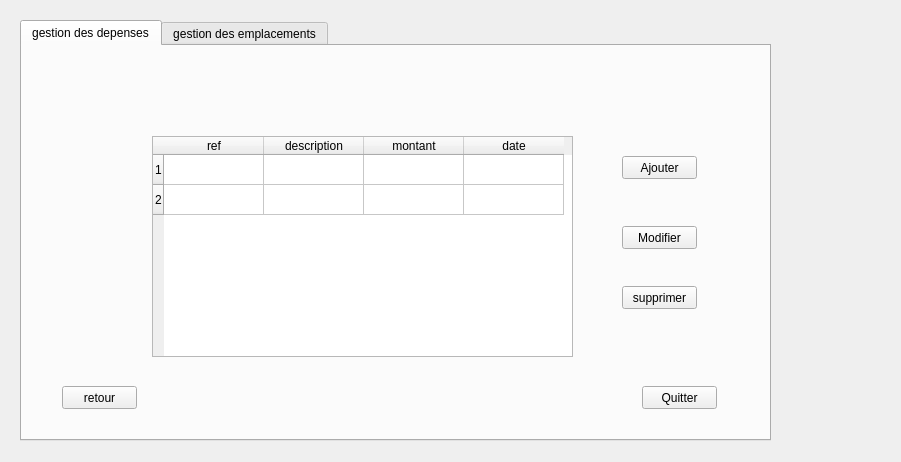
<?xml version="1.0" encoding="UTF-8"?>
<ui version="4.0">
 <class>Form</class>
 <widget class="QWidget" name="Form">
  <property name="geometry">
   <rect>
    <x>0</x>
    <y>0</y>
    <width>901</width>
    <height>462</height>
   </rect>
  </property>
  <property name="windowTitle">
   <string>Form</string>
  </property>
  <widget class="QTabWidget" name="tabWidget">
   <property name="geometry">
    <rect>
     <x>20</x>
     <y>20</y>
     <width>751</width>
     <height>421</height>
    </rect>
   </property>
   <property name="currentIndex">
    <number>0</number>
   </property>
   <widget class="QWidget" name="tab">
    <attribute name="title">
     <string>gestion des depenses</string>
    </attribute>
    <widget class="QStackedWidget" name="depenses">
     <property name="geometry">
      <rect>
       <x>0</x>
       <y>0</y>
       <width>741</width>
       <height>391</height>
      </rect>
     </property>
     <property name="contextMenuPolicy">
      <enum>Qt::NoContextMenu</enum>
     </property>
     <property name="currentIndex">
      <number>0</number>
     </property>
     <widget class="QWidget" name="consulter">
      <widget class="QPushButton" name="pushButton_15">
       <property name="geometry">
        <rect>
         <x>620</x>
         <y>340</y>
         <width>75</width>
         <height>23</height>
        </rect>
       </property>
       <property name="text">
        <string>Quitter</string>
       </property>
      </widget>
      <widget class="QPushButton" name="pushButton_13">
       <property name="geometry">
        <rect>
         <x>600</x>
         <y>240</y>
         <width>75</width>
         <height>23</height>
        </rect>
       </property>
       <property name="text">
        <string>supprimer</string>
       </property>
      </widget>
      <widget class="QTableWidget" name="tableWidget_3">
       <property name="geometry">
        <rect>
         <x>130</x>
         <y>90</y>
         <width>421</width>
         <height>221</height>
        </rect>
       </property>
       <property name="rowCount">
        <number>2</number>
       </property>
       <row/>
       <row/>
       <column>
        <property name="text">
         <string>ref</string>
        </property>
       </column>
       <column>
        <property name="text">
         <string>description</string>
        </property>
       </column>
       <column>
        <property name="text">
         <string>montant</string>
        </property>
       </column>
       <column>
        <property name="text">
         <string>date</string>
        </property>
       </column>
      </widget>
      <widget class="QPushButton" name="pushButton_11">
       <property name="geometry">
        <rect>
         <x>40</x>
         <y>340</y>
         <width>75</width>
         <height>23</height>
        </rect>
       </property>
       <property name="text">
        <string>retour</string>
       </property>
      </widget>
      <widget class="QPushButton" name="pushButton_12">
       <property name="geometry">
        <rect>
         <x>600</x>
         <y>180</y>
         <width>75</width>
         <height>23</height>
        </rect>
       </property>
       <property name="text">
        <string>Modifier</string>
       </property>
      </widget>
      <widget class="QPushButton" name="pushButton_14">
       <property name="geometry">
        <rect>
         <x>600</x>
         <y>110</y>
         <width>75</width>
         <height>23</height>
        </rect>
       </property>
       <property name="text">
        <string>Ajouter</string>
       </property>
      </widget>
     </widget>
     <widget class="QWidget" name="ajouter">
      <widget class="QPushButton" name="pushButton_8">
       <property name="geometry">
        <rect>
         <x>640</x>
         <y>330</y>
         <width>75</width>
         <height>23</height>
        </rect>
       </property>
       <property name="text">
        <string>Quitter</string>
       </property>
      </widget>
      <widget class="QPushButton" name="pushButton_7">
       <property name="geometry">
        <rect>
         <x>50</x>
         <y>340</y>
         <width>75</width>
         <height>23</height>
        </rect>
       </property>
       <property name="text">
        <string>Retour</string>
       </property>
      </widget>
      <widget class="QPushButton" name="pushButton_4">
       <property name="geometry">
        <rect>
         <x>330</x>
         <y>300</y>
         <width>75</width>
         <height>23</height>
        </rect>
       </property>
       <property name="text">
        <string>Ajouter</string>
       </property>
      </widget>
      <widget class="QLabel" name="label">
       <property name="geometry">
        <rect>
         <x>200</x>
         <y>40</y>
         <width>47</width>
         <height>14</height>
        </rect>
       </property>
       <property name="text">
        <string>ref</string>
       </property>
      </widget>
      <widget class="QLabel" name="label_2">
       <property name="geometry">
        <rect>
         <x>200</x>
         <y>100</y>
         <width>61</width>
         <height>16</height>
        </rect>
       </property>
       <property name="text">
        <string>Description</string>
       </property>
      </widget>
      <widget class="QLabel" name="label_3">
       <property name="geometry">
        <rect>
         <x>200</x>
         <y>200</y>
         <width>47</width>
         <height>14</height>
        </rect>
       </property>
       <property name="text">
        <string>Montant</string>
       </property>
      </widget>
      <widget class="QLabel" name="label_4">
       <property name="geometry">
        <rect>
         <x>200</x>
         <y>250</y>
         <width>47</width>
         <height>14</height>
        </rect>
       </property>
       <property name="text">
        <string>Date</string>
       </property>
      </widget>
      <widget class="QSpinBox" name="spinBox">
       <property name="geometry">
        <rect>
         <x>360</x>
         <y>40</y>
         <width>42</width>
         <height>22</height>
        </rect>
       </property>
      </widget>
      <widget class="QTextEdit" name="textEdit">
       <property name="geometry">
        <rect>
         <x>360</x>
         <y>100</y>
         <width>221</width>
         <height>71</height>
        </rect>
       </property>
      </widget>
      <widget class="QLineEdit" name="lineEdit">
       <property name="geometry">
        <rect>
         <x>360</x>
         <y>200</y>
         <width>113</width>
         <height>20</height>
        </rect>
       </property>
      </widget>
      <widget class="QDateEdit" name="dateEdit">
       <property name="geometry">
        <rect>
         <x>360</x>
         <y>250</y>
         <width>110</width>
         <height>22</height>
        </rect>
       </property>
      </widget>
     </widget>
     <widget class="QWidget" name="modifier">
      <widget class="QLabel" name="label_5">
       <property name="geometry">
        <rect>
         <x>190</x>
         <y>40</y>
         <width>47</width>
         <height>14</height>
        </rect>
       </property>
       <property name="text">
        <string>Ref</string>
       </property>
      </widget>
      <widget class="QPushButton" name="pushButton_16">
       <property name="geometry">
        <rect>
         <x>630</x>
         <y>330</y>
         <width>75</width>
         <height>23</height>
        </rect>
       </property>
       <property name="text">
        <string>Quitter</string>
       </property>
      </widget>
      <widget class="QTextEdit" name="textEdit_2">
       <property name="geometry">
        <rect>
         <x>350</x>
         <y>100</y>
         <width>221</width>
         <height>71</height>
        </rect>
       </property>
      </widget>
      <widget class="QLabel" name="label_6">
       <property name="geometry">
        <rect>
         <x>190</x>
         <y>250</y>
         <width>47</width>
         <height>14</height>
        </rect>
       </property>
       <property name="text">
        <string>Date</string>
       </property>
      </widget>
      <widget class="QDateEdit" name="dateEdit_2">
       <property name="geometry">
        <rect>
         <x>350</x>
         <y>250</y>
         <width>110</width>
         <height>22</height>
        </rect>
       </property>
      </widget>
      <widget class="QLabel" name="label_7">
       <property name="geometry">
        <rect>
         <x>190</x>
         <y>200</y>
         <width>47</width>
         <height>14</height>
        </rect>
       </property>
       <property name="text">
        <string>Montant</string>
       </property>
      </widget>
      <widget class="QPushButton" name="pushButton_5">
       <property name="geometry">
        <rect>
         <x>320</x>
         <y>300</y>
         <width>75</width>
         <height>23</height>
        </rect>
       </property>
       <property name="text">
        <string>modifier</string>
       </property>
      </widget>
      <widget class="QLabel" name="label_8">
       <property name="geometry">
        <rect>
         <x>190</x>
         <y>100</y>
         <width>61</width>
         <height>16</height>
        </rect>
       </property>
       <property name="text">
        <string>Description</string>
       </property>
      </widget>
      <widget class="QSpinBox" name="spinBox_2">
       <property name="geometry">
        <rect>
         <x>350</x>
         <y>40</y>
         <width>42</width>
         <height>22</height>
        </rect>
       </property>
      </widget>
      <widget class="QLineEdit" name="lineEdit_2">
       <property name="geometry">
        <rect>
         <x>350</x>
         <y>200</y>
         <width>113</width>
         <height>20</height>
        </rect>
       </property>
      </widget>
      <widget class="QPushButton" name="pushButton_17">
       <property name="geometry">
        <rect>
         <x>40</x>
         <y>340</y>
         <width>75</width>
         <height>23</height>
        </rect>
       </property>
       <property name="text">
        <string>Retour</string>
       </property>
      </widget>
     </widget>
     <widget class="QWidget" name="supprimer">
      <widget class="QSpinBox" name="spinBox_3">
       <property name="geometry">
        <rect>
         <x>390</x>
         <y>150</y>
         <width>42</width>
         <height>22</height>
        </rect>
       </property>
      </widget>
      <widget class="QLabel" name="label_9">
       <property name="geometry">
        <rect>
         <x>230</x>
         <y>150</y>
         <width>47</width>
         <height>14</height>
        </rect>
       </property>
       <property name="text">
        <string>Ref</string>
       </property>
      </widget>
      <widget class="QPushButton" name="pushButton_6">
       <property name="geometry">
        <rect>
         <x>290</x>
         <y>280</y>
         <width>75</width>
         <height>23</height>
        </rect>
       </property>
       <property name="text">
        <string>supprimer</string>
       </property>
      </widget>
      <widget class="QPushButton" name="pushButton_18">
       <property name="geometry">
        <rect>
         <x>610</x>
         <y>340</y>
         <width>75</width>
         <height>23</height>
        </rect>
       </property>
       <property name="text">
        <string>Quitter</string>
       </property>
      </widget>
      <widget class="QPushButton" name="pushButton_19">
       <property name="geometry">
        <rect>
         <x>20</x>
         <y>350</y>
         <width>75</width>
         <height>23</height>
        </rect>
       </property>
       <property name="text">
        <string>Retour</string>
       </property>
      </widget>
     </widget>
    </widget>
   </widget>
   <widget class="QWidget" name="tab_2">
    <attribute name="title">
     <string>gestion des emplacements</string>
    </attribute>
    <widget class="QStackedWidget" name="emplacement">
     <property name="geometry">
      <rect>
       <x>0</x>
       <y>0</y>
       <width>741</width>
       <height>391</height>
      </rect>
     </property>
     <property name="contextMenuPolicy">
      <enum>Qt::NoContextMenu</enum>
     </property>
     <property name="currentIndex">
      <number>1</number>
     </property>
     <widget class="QWidget" name="consulter_2">
      <widget class="QPushButton" name="pushButton_20">
       <property name="geometry">
        <rect>
         <x>620</x>
         <y>340</y>
         <width>75</width>
         <height>23</height>
        </rect>
       </property>
       <property name="text">
        <string>Quitter</string>
       </property>
      </widget>
      <widget class="QPushButton" name="pushButton_21">
       <property name="geometry">
        <rect>
         <x>600</x>
         <y>240</y>
         <width>75</width>
         <height>23</height>
        </rect>
       </property>
       <property name="text">
        <string>supprimer</string>
       </property>
      </widget>
      <widget class="QTableWidget" name="tableWidget_4">
       <property name="geometry">
        <rect>
         <x>130</x>
         <y>90</y>
         <width>421</width>
         <height>221</height>
        </rect>
       </property>
       <property name="rowCount">
        <number>2</number>
       </property>
       <row/>
       <row/>
       <column>
        <property name="text">
         <string>ref emplacement</string>
        </property>
       </column>
       <column>
        <property name="text">
         <string>id vehicule</string>
        </property>
       </column>
       <column>
        <property name="text">
         <string>nom vehicule</string>
        </property>
       </column>
       <column>
        <property name="text">
         <string>etat vehicule</string>
        </property>
       </column>
      </widget>
      <widget class="QPushButton" name="pushButton_22">
       <property name="geometry">
        <rect>
         <x>40</x>
         <y>340</y>
         <width>75</width>
         <height>23</height>
        </rect>
       </property>
       <property name="text">
        <string>retour</string>
       </property>
      </widget>
      <widget class="QPushButton" name="pushButton_23">
       <property name="geometry">
        <rect>
         <x>600</x>
         <y>180</y>
         <width>75</width>
         <height>23</height>
        </rect>
       </property>
       <property name="text">
        <string>Modifier</string>
       </property>
      </widget>
      <widget class="QPushButton" name="pushButton_24">
       <property name="geometry">
        <rect>
         <x>600</x>
         <y>110</y>
         <width>75</width>
         <height>23</height>
        </rect>
       </property>
       <property name="text">
        <string>Ajouter</string>
       </property>
      </widget>
     </widget>
     <widget class="QWidget" name="ajouter_2">
      <widget class="QPushButton" name="pushButton_9">
       <property name="geometry">
        <rect>
         <x>640</x>
         <y>330</y>
         <width>75</width>
         <height>23</height>
        </rect>
       </property>
       <property name="text">
        <string>Quitter</string>
       </property>
      </widget>
      <widget class="QPushButton" name="pushButton_10">
       <property name="geometry">
        <rect>
         <x>50</x>
         <y>340</y>
         <width>75</width>
         <height>23</height>
        </rect>
       </property>
       <property name="text">
        <string>Retour</string>
       </property>
      </widget>
      <widget class="QPushButton" name="pushButton_25">
       <property name="geometry">
        <rect>
         <x>330</x>
         <y>300</y>
         <width>75</width>
         <height>23</height>
        </rect>
       </property>
       <property name="text">
        <string>Ajouter</string>
       </property>
      </widget>
      <widget class="QLabel" name="label_10">
       <property name="geometry">
        <rect>
         <x>200</x>
         <y>80</y>
         <width>91</width>
         <height>16</height>
        </rect>
       </property>
       <property name="text">
        <string>ref emplacement</string>
       </property>
      </widget>
      <widget class="QLabel" name="label_11">
       <property name="geometry">
        <rect>
         <x>200</x>
         <y>140</y>
         <width>61</width>
         <height>16</height>
        </rect>
       </property>
       <property name="text">
        <string>id vehicule</string>
       </property>
      </widget>
      <widget class="QLabel" name="label_12">
       <property name="geometry">
        <rect>
         <x>200</x>
         <y>200</y>
         <width>47</width>
         <height>14</height>
        </rect>
       </property>
       <property name="text">
        <string>nom vehicule</string>
       </property>
      </widget>
      <widget class="QLabel" name="label_13">
       <property name="geometry">
        <rect>
         <x>200</x>
         <y>250</y>
         <width>91</width>
         <height>16</height>
        </rect>
       </property>
       <property name="text">
        <string>etat vehicule</string>
       </property>
      </widget>
      <widget class="QLineEdit" name="lineEdit_3">
       <property name="geometry">
        <rect>
         <x>360</x>
         <y>200</y>
         <width>113</width>
         <height>20</height>
        </rect>
       </property>
      </widget>
      <widget class="QLineEdit" name="lineEdit_5">
       <property name="geometry">
        <rect>
         <x>360</x>
         <y>80</y>
         <width>113</width>
         <height>20</height>
        </rect>
       </property>
      </widget>
      <widget class="QLineEdit" name="lineEdit_6">
       <property name="geometry">
        <rect>
         <x>360</x>
         <y>140</y>
         <width>113</width>
         <height>20</height>
        </rect>
       </property>
      </widget>
      <widget class="QLineEdit" name="lineEdit_7">
       <property name="geometry">
        <rect>
         <x>360</x>
         <y>250</y>
         <width>113</width>
         <height>20</height>
        </rect>
       </property>
      </widget>
     </widget>
     <widget class="QWidget" name="page_7"/>
     <widget class="QWidget" name="page_8">
      <widget class="QLabel" name="label_18">
       <property name="geometry">
        <rect>
         <x>230</x>
         <y>150</y>
         <width>91</width>
         <height>16</height>
        </rect>
       </property>
       <property name="text">
        <string>Ref emplacement</string>
       </property>
      </widget>
      <widget class="QPushButton" name="pushButton_30">
       <property name="geometry">
        <rect>
         <x>610</x>
         <y>340</y>
         <width>75</width>
         <height>23</height>
        </rect>
       </property>
       <property name="text">
        <string>Quitter</string>
       </property>
      </widget>
      <widget class="QPushButton" name="pushButton_31">
       <property name="geometry">
        <rect>
         <x>20</x>
         <y>350</y>
         <width>75</width>
         <height>23</height>
        </rect>
       </property>
       <property name="text">
        <string>Retour</string>
       </property>
      </widget>
      <widget class="QLineEdit" name="lineEdit_4">
       <property name="geometry">
        <rect>
         <x>380</x>
         <y>150</y>
         <width>113</width>
         <height>20</height>
        </rect>
       </property>
      </widget>
      <widget class="QPushButton" name="pushButton_29">
       <property name="geometry">
        <rect>
         <x>330</x>
         <y>260</y>
         <width>75</width>
         <height>23</height>
        </rect>
       </property>
       <property name="text">
        <string>supprimer</string>
       </property>
      </widget>
     </widget>
    </widget>
   </widget>
  </widget>
 </widget>
 <resources/>
 <connections/>
</ui>
